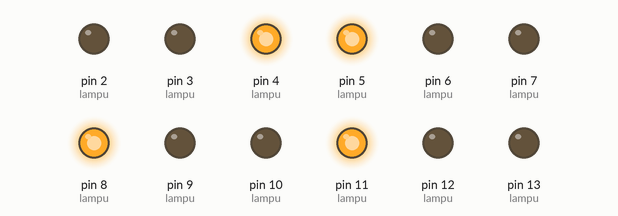
A sketch run on a simulated Arduino Uno, built with avr-gcc and run on an emulated ATmega328P. Parts: output pins drawn as LEDs (lit = HIGH).

Above: at 0.1 s.
At 5.1 s:
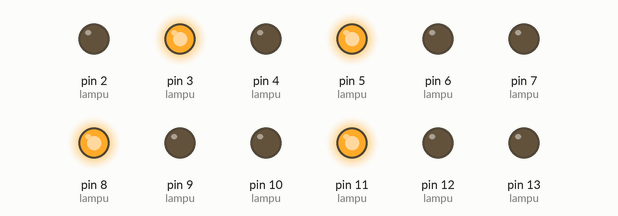
At 12.1 s:
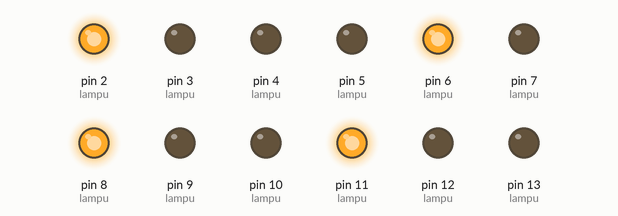
At 19.1 s:
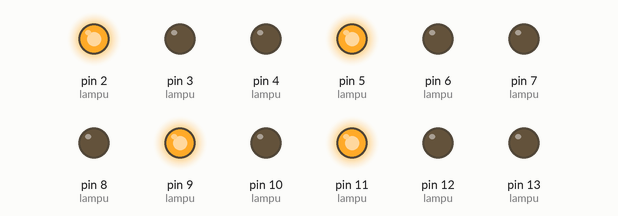
At 26.1 s:
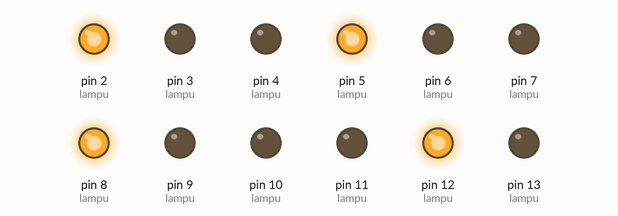
At 35.1 s:
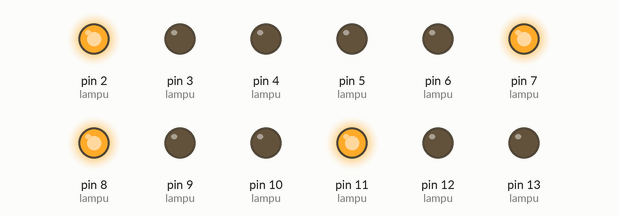
Timing chart, 0 to 36.6 s (numbered marks = the images above):
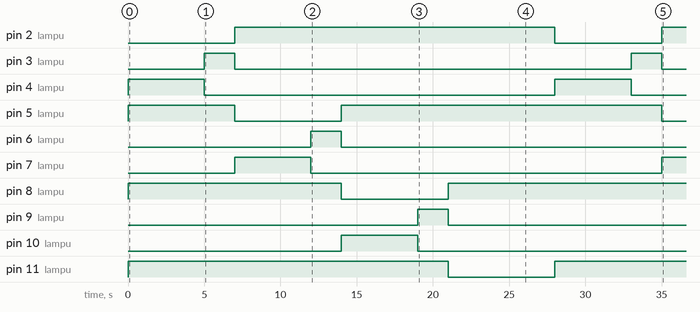

The sketch:

SistemLampuLaluLintas_ByVickyFirnansyah.ino
```cpp
//SISTEM LAMPU LALU LINTAS
//4 JALUR
//BY MUHAMMAD VICKY FIRNANSYAH
//https://github.com/VICKYFIRNANSYAH

// Setelan untuk setiap lampu lalu lintas
int lampu[4][3] = {
  {2, 3, 4},   // Jalur 1: Merah, Kuning, Hijau
  {5, 6, 7},   // Jalur 2: Merah, Kuning, Hijau
  {8, 9, 10},  // Jalur 3: Merah, Kuning, Hijau
  {11, 12, 13} // Jalur 4: Merah, Kuning, Hijau
};
int GoTime = 5000;
int TransisiTime = 2000;

void setup() {
  // Set semua pin LED sebagai output
  for (int i = 0; i < 4; i++) {
    for (int j = 0; j < 3; j++) {
      pinMode(lampu[i][j], OUTPUT);
    }
  }
}
//https://github.com/VICKYFIRNANSYAH

void loop() {
  for (int i = 0; i < 4; i++) {
    // Nyalakan lampu hijau untuk jalur aktif
    digitalWrite(lampu[i][2], HIGH);
    digitalWrite(lampu[i][0], LOW);

    // Semua jalur lain lampu merah
    for (int j = 0; j < 4; j++) {
      if (j != i) {
        digitalWrite(lampu[j][0], HIGH);
        digitalWrite(lampu[j][2], LOW);
      }
    }

    delay(GoTime); // Lampu hijau menyala selama 5 detik

    // Lampu kuning sebelum berganti
    digitalWrite(lampu[i][2], LOW);
    digitalWrite(lampu[i][1], HIGH);
    delay(TransisiTime);
    digitalWrite(lampu[i][1], LOW);
  }
}
```

Measured:
- by itself, pin 2 (lampu): LOW → HIGH at 7.0 s, → LOW 21.0 s later, → HIGH 7.0 s later
- by itself, pin 3 (lampu): alternates HIGH for 2.0 s and LOW for 26.0 s
- by itself, pin 4 (lampu): alternates HIGH for 5.0 s and LOW for 23.0 s
- by itself, pin 5 (lampu): LOW → HIGH at 0.00 s, → LOW 7.0 s later, → HIGH 7.0 s later, → LOW 21.0 s later
- by itself, pin 6 (lampu): LOW → HIGH at 12.0 s, → LOW 2.0 s later
- by itself, pin 7 (lampu): LOW → HIGH at 7.0 s, → LOW 5.0 s later, → HIGH 23.0 s later
- by itself, pin 8 (lampu): LOW → HIGH at 0.00 s, → LOW 14.0 s later, → HIGH 7.0 s later
- by itself, pin 9 (lampu): LOW → HIGH at 19.0 s, → LOW 2.0 s later
